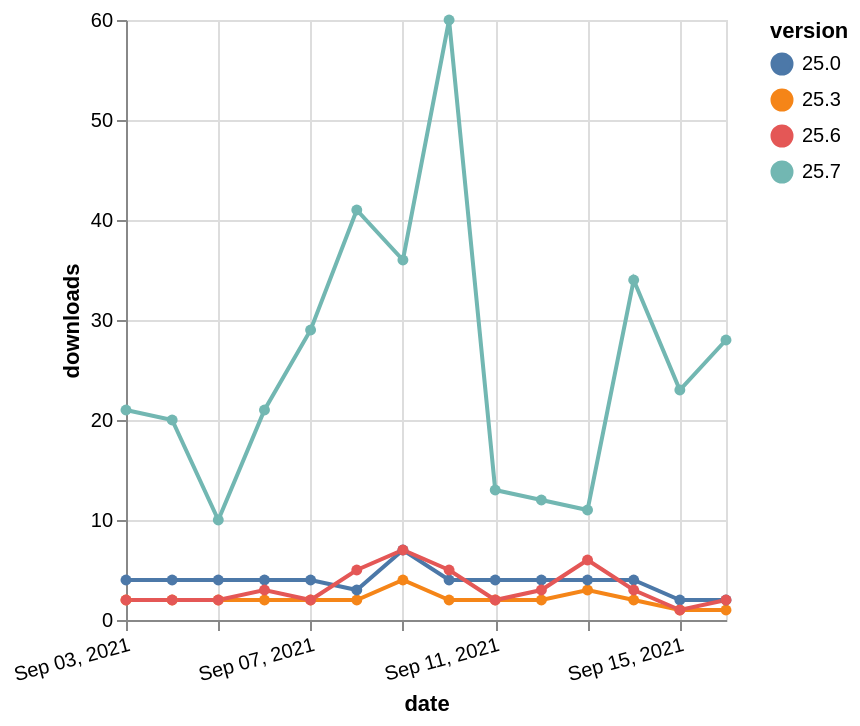

Source (Vega-Lite JSON):
### Vega-Lite specification from a JSON file in a GitHub repository (floating-point values rounded to 4 significant figures)
{"$schema": "https://vega.github.io/schema/vega-lite/v5.json", "description": "A simple bar chart with embedded data.", "data": {"values": [{"date": "2021-09-03", "total": 12868, "delta": 2, "version": "25.3"}, {"date": "2021-09-04", "total": 12870, "delta": 2, "version": "25.3"}, {"date": "2021-09-05", "total": 12872, "delta": 2, "version": "25.3"}, {"date": "2021-09-06", "total": 12874, "delta": 2, "version": "25.3"}, {"date": "2021-09-07", "total": 12876, "delta": 2, "version": "25.3"}, {"date": "2021-09-08", "total": 12878, "delta": 2, "version": "25.3"}, {"date": "2021-09-09", "total": 12882, "delta": 4, "version": "25.3"}, {"date": "2021-09-10", "total": 12884, "delta": 2, "version": "25.3"}, {"date": "2021-09-11", "total": 12886, "delta": 2, "version": "25.3"}, {"date": "2021-09-12", "total": 12888, "delta": 2, "version": "25.3"}, {"date": "2021-09-13", "total": 12891, "delta": 3, "version": "25.3"}, {"date": "2021-09-14", "total": 12893, "delta": 2, "version": "25.3"}, {"date": "2021-09-15", "total": 12894, "delta": 1, "version": "25.3"}, {"date": "2021-09-16", "total": 12895, "delta": 1, "version": "25.3"}, {"date": "2021-09-03", "total": 17364, "delta": 21, "version": "25.7"}, {"date": "2021-09-04", "total": 17384, "delta": 20, "version": "25.7"}, {"date": "2021-09-05", "total": 17394, "delta": 10, "version": "25.7"}, {"date": "2021-09-06", "total": 17415, "delta": 21, "version": "25.7"}, {"date": "2021-09-07", "total": 17444, "delta": 29, "version": "25.7"}, {"date": "2021-09-08", "total": 17485, "delta": 41, "version": "25.7"}, {"date": "2021-09-09", "total": 17521, "delta": 36, "version": "25.7"}, {"date": "2021-09-10", "total": 17581, "delta": 60, "version": "25.7"}, {"date": "2021-09-11", "total": 17594, "delta": 13, "version": "25.7"}, {"date": "2021-09-12", "total": 17606, "delta": 12, "version": "25.7"}, {"date": "2021-09-13", "total": 17617, "delta": 11, "version": "25.7"}, {"date": "2021-09-14", "total": 17651, "delta": 34, "version": "25.7"}, {"date": "2021-09-15", "total": 17674, "delta": 23, "version": "25.7"}, {"date": "2021-09-16", "total": 17702, "delta": 28, "version": "25.7"}, {"date": "2021-09-03", "total": 4974, "delta": 4, "version": "25.0"}, {"date": "2021-09-04", "total": 4978, "delta": 4, "version": "25.0"}, {"date": "2021-09-05", "total": 4982, "delta": 4, "version": "25.0"}, {"date": "2021-09-06", "total": 4986, "delta": 4, "version": "25.0"}, {"date": "2021-09-07", "total": 4990, "delta": 4, "version": "25.0"}, {"date": "2021-09-08", "total": 4993, "delta": 3, "version": "25.0"}, {"date": "2021-09-09", "total": 5000, "delta": 7, "version": "25.0"}, {"date": "2021-09-10", "total": 5004, "delta": 4, "version": "25.0"}, {"date": "2021-09-11", "total": 5008, "delta": 4, "version": "25.0"}, {"date": "2021-09-12", "total": 5012, "delta": 4, "version": "25.0"}, {"date": "2021-09-13", "total": 5016, "delta": 4, "version": "25.0"}, {"date": "2021-09-14", "total": 5020, "delta": 4, "version": "25.0"}, {"date": "2021-09-15", "total": 5022, "delta": 2, "version": "25.0"}, {"date": "2021-09-16", "total": 5024, "delta": 2, "version": "25.0"}, {"date": "2021-09-03", "total": 19138, "delta": 2, "version": "25.6"}, {"date": "2021-09-04", "total": 19140, "delta": 2, "version": "25.6"}, {"date": "2021-09-05", "total": 19142, "delta": 2, "version": "25.6"}, {"date": "2021-09-06", "total": 19145, "delta": 3, "version": "25.6"}, {"date": "2021-09-07", "total": 19147, "delta": 2, "version": "25.6"}, {"date": "2021-09-08", "total": 19152, "delta": 5, "version": "25.6"}, {"date": "2021-09-09", "total": 19159, "delta": 7, "version": "25.6"}, {"date": "2021-09-10", "total": 19164, "delta": 5, "version": "25.6"}, {"date": "2021-09-11", "total": 19166, "delta": 2, "version": "25.6"}, {"date": "2021-09-12", "total": 19169, "delta": 3, "version": "25.6"}, {"date": "2021-09-13", "total": 19175, "delta": 6, "version": "25.6"}, {"date": "2021-09-14", "total": 19178, "delta": 3, "version": "25.6"}, {"date": "2021-09-15", "total": 19179, "delta": 1, "version": "25.6"}, {"date": "2021-09-16", "total": 19181, "delta": 2, "version": "25.6"}]}, "width": "container", "mark": {"type": "line", "point": {"filled": true}}, "encoding": {"x": {"field": "date", "type": "temporal", "timeUnit": "yearmonthdate", "title": "date", "axis": {"labelAngle": -15}}, "y": {"field": "delta", "type": "quantitative", "title": "downloads"}, "color": {"field": "version", "type": "nominal"}, "tooltip": {"field": "delta"}}}
